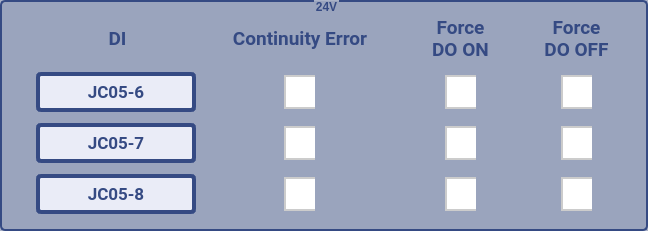
     <widget class="QGroupBox" name="groupBox_2">
      <property name="geometry">
       <rect>
        <x>10</x>
        <y>50</y>
        <width>648</width>
        <height>231</height>
       </rect>
      </property>
      <property name="styleSheet">
       <string notr="true">QGroupBox {
    font: 12pt &quot;Roboto&quot;;
    border: 2px solid rgb(53,74,131);
    border-radius: 5px;
   font-weight: bold;
   margin-top: 1ex;
background:color rgb(150,160,186,80%);
}

QGroupBox::title {
    subcontrol-position: top center;
    color: rgb(53,74,131);
  margin-top: -6ex;
 
}
</string>
      </property>
      <property name="title">
       <string>24V</string>
      </property>
      <widget class="QCheckBox" name="cbContErrHarnessDI1_OnOff_2">
       <property name="geometry">
        <rect>
         <x>561</x>
         <y>72</y>
         <width>31</width>
         <height>41</height>
        </rect>
       </property>
       <property name="font">
        <font>
         <pointsize>-1</pointsize>
        </font>
       </property>
       <property name="styleSheet">
        <string notr="true">QCheckBox {
    spacing: 18px; /* Adjust spacing between the checkbox and text */
    font-size: 28px; /* Set the font size */
    background-color: rgba(150, 160, 186, 1%); /* Background color */
 color:rgb(53,74, 131);
}

QCheckBox::indicator {
    width: 30px; /* Adjust the width of the checkbox indicator */
    height: 30px; /* Adjust the height of the checkbox indicator */
    border-radius: 30px; /* Make the indicator circular */
    border: 2px solid #cccccc; /* Add a border around the indicator */
color:rgb(53,74, 131);
}

QCheckBox::indicator:checked {
    background-color: #000000; /* Change the background color of the indicator when checked */
    border: 2px solid #ffffff; /* Add a border around the indicator when checked */
color:rgb(53,74, 131);
}

QCheckBox::indicator:unchecked {
    background-color: #ffffff; /* Change the background color of the indicator when unchecked */
color:rgb(53,74, 131);
}
</string>
       </property>
       <property name="text">
        <string/>
       </property>
      </widget>
      <widget class="QLabel" name="label_106">
       <property name="geometry">
        <rect>
         <x>536</x>
         <y>15</y>
         <width>81</width>
         <height>46</height>
        </rect>
       </property>
       <property name="font">
        <font>
         <family>Roboto</family>
         <pointsize>14</pointsize>
         <weight>75</weight>
         <bold>true</bold>
        </font>
       </property>
       <property name="styleSheet">
        <string notr="true">background:color rgb(150,160,186,1%);
color:rgb(53,74, 131);</string>
       </property>
       <property name="text">
        <string>Force
DO OFF</string>
       </property>
       <property name="alignment">
        <set>Qt::AlignCenter</set>
       </property>
      </widget>
      <widget class="QCheckBox" name="cbContErrHarnessDI1_OnOff">
       <property name="geometry">
        <rect>
         <x>445</x>
         <y>72</y>
         <width>31</width>
         <height>41</height>
        </rect>
       </property>
       <property name="font">
        <font>
         <pointsize>-1</pointsize>
        </font>
       </property>
       <property name="styleSheet">
        <string notr="true">QCheckBox {
    spacing: 18px; /* Adjust spacing between the checkbox and text */
    font-size: 28px; /* Set the font size */
    background-color: rgba(150, 160, 186, 1%); /* Background color */
 color:rgb(53,74, 131);
}

QCheckBox::indicator {
    width: 30px; /* Adjust the width of the checkbox indicator */
    height: 30px; /* Adjust the height of the checkbox indicator */
    border-radius: 30px; /* Make the indicator circular */
    border: 2px solid #cccccc; /* Add a border around the indicator */
color:rgb(53,74, 131);
}

QCheckBox::indicator:checked {
    background-color: #000000; /* Change the background color of the indicator when checked */
    border: 2px solid #ffffff; /* Add a border around the indicator when checked */
color:rgb(53,74, 131);
}

QCheckBox::indicator:unchecked {
    background-color: #ffffff; /* Change the background color of the indicator when unchecked */
color:rgb(53,74, 131);
}
</string>
       </property>
       <property name="text">
        <string/>
       </property>
      </widget>
      <widget class="QLabel" name="lblCorrectHDI2">
       <property name="geometry">
        <rect>
         <x>36</x>
         <y>123</y>
         <width>160</width>
         <height>40</height>
        </rect>
       </property>
       <property name="font">
        <font>
         <family>Roboto</family>
         <pointsize>13</pointsize>
         <weight>75</weight>
         <bold>true</bold>
        </font>
       </property>
       <property name="styleSheet">
        <string notr="true">background:rgb(234, 236, 247);
border: 4px solid rgb(53,74, 131);
color:rgb(53,74, 131);
border-radius:5px;



</string>
       </property>
       <property name="text">
        <string>JC05-7</string>
       </property>
       <property name="alignment">
        <set>Qt::AlignCenter</set>
       </property>
      </widget>
      <widget class="QCheckBox" name="cbContErrHarnessDO1">
       <property name="geometry">
        <rect>
         <x>284</x>
         <y>72</y>
         <width>31</width>
         <height>41</height>
        </rect>
       </property>
       <property name="font">
        <font>
         <pointsize>-1</pointsize>
        </font>
       </property>
       <property name="styleSheet">
        <string notr="true">QCheckBox {
    spacing: 18px; /* Adjust spacing between the checkbox and text */
    font-size: 28px; /* Set the font size */
    background-color: rgba(150, 160, 186, 1%); /* Background color */
 color:rgb(53,74, 131);
}

QCheckBox::indicator {
    width: 30px; /* Adjust the width of the checkbox indicator */
    height: 30px; /* Adjust the height of the checkbox indicator */
    border-radius: 30px; /* Make the indicator circular */
    border: 2px solid #cccccc; /* Add a border around the indicator */
color:rgb(53,74, 131);
}

QCheckBox::indicator:checked {
    background-color: #000000; /* Change the background color of the indicator when checked */
    border: 2px solid #ffffff; /* Add a border around the indicator when checked */
color:rgb(53,74, 131);
}

QCheckBox::indicator:unchecked {
    background-color: #ffffff; /* Change the background color of the indicator when unchecked */
color:rgb(53,74, 131);
}
</string>
       </property>
       <property name="text">
        <string/>
       </property>
      </widget>
      <widget class="QLabel" name="lblCorrectHDI1">
       <property name="geometry">
        <rect>
         <x>36</x>
         <y>72</y>
         <width>160</width>
         <height>40</height>
        </rect>
       </property>
       <property name="font">
        <font>
         <family>Roboto</family>
         <pointsize>13</pointsize>
         <weight>75</weight>
         <bold>true</bold>
        </font>
       </property>
       <property name="styleSheet">
        <string notr="true">background:rgb(234, 236, 247);
border: 4px solid rgb(53,74, 131);
color:rgb(53,74, 131);
border-radius:5px;



</string>
       </property>
       <property name="text">
        <string>JC05-6</string>
       </property>
       <property name="alignment">
        <set>Qt::AlignCenter</set>
       </property>
      </widget>
      <widget class="QLabel" name="label_105">
       <property name="geometry">
        <rect>
         <x>420</x>
         <y>15</y>
         <width>81</width>
         <height>46</height>
        </rect>
       </property>
       <property name="font">
        <font>
         <family>Roboto</family>
         <pointsize>14</pointsize>
         <weight>75</weight>
         <bold>true</bold>
        </font>
       </property>
       <property name="styleSheet">
        <string notr="true">background:color rgb(150,160,186,1%);
color:rgb(53,74, 131);</string>
       </property>
       <property name="text">
        <string>Force
DO ON</string>
       </property>
       <property name="alignment">
        <set>Qt::AlignCenter</set>
       </property>
      </widget>
      <widget class="QCheckBox" name="cbContErrHarnessDI2_OnOff_4">
       <property name="geometry">
        <rect>
         <x>445</x>
         <y>174</y>
         <width>31</width>
         <height>41</height>
        </rect>
       </property>
       <property name="font">
        <font>
         <pointsize>-1</pointsize>
        </font>
       </property>
       <property name="styleSheet">
        <string notr="true">QCheckBox {
    spacing: 18px; /* Adjust spacing between the checkbox and text */
    font-size: 28px; /* Set the font size */
    background-color: rgba(150, 160, 186, 1%); /* Background color */
 color:rgb(53,74, 131);
}

QCheckBox::indicator {
    width: 30px; /* Adjust the width of the checkbox indicator */
    height: 30px; /* Adjust the height of the checkbox indicator */
    border-radius: 30px; /* Make the indicator circular */
    border: 2px solid #cccccc; /* Add a border around the indicator */
color:rgb(53,74, 131);
}

QCheckBox::indicator:checked {
    background-color: #000000; /* Change the background color of the indicator when checked */
    border: 2px solid #ffffff; /* Add a border around the indicator when checked */
color:rgb(53,74, 131);
}

QCheckBox::indicator:unchecked {
    background-color: #ffffff; /* Change the background color of the indicator when unchecked */
color:rgb(53,74, 131);
}
</string>
       </property>
       <property name="text">
        <string/>
       </property>
      </widget>
      <widget class="QCheckBox" name="cbContErrHarnessDO2">
       <property name="geometry">
        <rect>
         <x>284</x>
         <y>123</y>
         <width>31</width>
         <height>41</height>
        </rect>
       </property>
       <property name="font">
        <font>
         <pointsize>-1</pointsize>
        </font>
       </property>
       <property name="styleSheet">
        <string notr="true">QCheckBox {
    spacing: 18px; /* Adjust spacing between the checkbox and text */
    font-size: 28px; /* Set the font size */
    background-color: rgba(150, 160, 186, 1%); /* Background color */
 color:rgb(53,74, 131);
}

QCheckBox::indicator {
    width: 30px; /* Adjust the width of the checkbox indicator */
    height: 30px; /* Adjust the height of the checkbox indicator */
    border-radius: 30px; /* Make the indicator circular */
    border: 2px solid #cccccc; /* Add a border around the indicator */
color:rgb(53,74, 131);
}

QCheckBox::indicator:checked {
    background-color: #000000; /* Change the background color of the indicator when checked */
    border: 2px solid #ffffff; /* Add a border around the indicator when checked */
color:rgb(53,74, 131);
}

QCheckBox::indicator:unchecked {
    background-color: #ffffff; /* Change the background color of the indicator when unchecked */
color:rgb(53,74, 131);
}
</string>
       </property>
       <property name="text">
        <string/>
       </property>
      </widget>
      <widget class="QLabel" name="lblCorrectHDI2_2">
       <property name="geometry">
        <rect>
         <x>36</x>
         <y>174</y>
         <width>160</width>
         <height>40</height>
        </rect>
       </property>
       <property name="font">
        <font>
         <family>Roboto</family>
         <pointsize>13</pointsize>
         <weight>75</weight>
         <bold>true</bold>
        </font>
       </property>
       <property name="styleSheet">
        <string notr="true">background:rgb(234, 236, 247);
border: 4px solid rgb(53,74, 131);
color:rgb(53,74, 131);
border-radius:5px;



</string>
       </property>
       <property name="text">
        <string>JC05-8</string>
       </property>
       <property name="alignment">
        <set>Qt::AlignCenter</set>
       </property>
      </widget>
      <widget class="QLabel" name="label_114">
       <property name="geometry">
        <rect>
         <x>214</x>
         <y>15</y>
         <width>172</width>
         <height>46</height>
        </rect>
       </property>
       <property name="font">
        <font>
         <family>Roboto</family>
         <pointsize>14</pointsize>
         <weight>75</weight>
         <bold>true</bold>
        </font>
       </property>
       <property name="styleSheet">
        <string notr="true">background:color rgb(150,160,186,0%);
color:rgb(53,74, 131);</string>
       </property>
       <property name="text">
        <string>Continuity Error</string>
       </property>
       <property name="alignment">
        <set>Qt::AlignCenter</set>
       </property>
      </widget>
      <widget class="QCheckBox" name="cbContErrHarnessDO2_2">
       <property name="geometry">
        <rect>
         <x>284</x>
         <y>174</y>
         <width>31</width>
         <height>41</height>
        </rect>
       </property>
       <property name="font">
        <font>
         <pointsize>-1</pointsize>
        </font>
       </property>
       <property name="styleSheet">
        <string notr="true">QCheckBox {
    spacing: 18px; /* Adjust spacing between the checkbox and text */
    font-size: 28px; /* Set the font size */
    background-color: rgba(150, 160, 186, 1%); /* Background color */
 color:rgb(53,74, 131);
}

QCheckBox::indicator {
    width: 30px; /* Adjust the width of the checkbox indicator */
    height: 30px; /* Adjust the height of the checkbox indicator */
    border-radius: 30px; /* Make the indicator circular */
    border: 2px solid #cccccc; /* Add a border around the indicator */
color:rgb(53,74, 131);
}

QCheckBox::indicator:checked {
    background-color: #000000; /* Change the background color of the indicator when checked */
    border: 2px solid #ffffff; /* Add a border around the indicator when checked */
color:rgb(53,74, 131);
}

QCheckBox::indicator:unchecked {
    background-color: #ffffff; /* Change the background color of the indicator when unchecked */
color:rgb(53,74, 131);
}
</string>
       </property>
       <property name="text">
        <string/>
       </property>
      </widget>
      <widget class="QCheckBox" name="cbContErrHarnessDI2_OnOff_3">
       <property name="geometry">
        <rect>
         <x>561</x>
         <y>174</y>
         <width>31</width>
         <height>41</height>
        </rect>
       </property>
       <property name="font">
        <font>
         <pointsize>-1</pointsize>
        </font>
       </property>
       <property name="styleSheet">
        <string notr="true">QCheckBox {
    spacing: 18px; /* Adjust spacing between the checkbox and text */
    font-size: 28px; /* Set the font size */
    background-color: rgba(150, 160, 186, 1%); /* Background color */
 color:rgb(53,74, 131);
}

QCheckBox::indicator {
    width: 30px; /* Adjust the width of the checkbox indicator */
    height: 30px; /* Adjust the height of the checkbox indicator */
    border-radius: 30px; /* Make the indicator circular */
    border: 2px solid #cccccc; /* Add a border around the indicator */
color:rgb(53,74, 131);
}

QCheckBox::indicator:checked {
    background-color: #000000; /* Change the background color of the indicator when checked */
    border: 2px solid #ffffff; /* Add a border around the indicator when checked */
color:rgb(53,74, 131);
}

QCheckBox::indicator:unchecked {
    background-color: #ffffff; /* Change the background color of the indicator when unchecked */
color:rgb(53,74, 131);
}
</string>
       </property>
       <property name="text">
        <string/>
       </property>
      </widget>
      <widget class="QCheckBox" name="cbContErrHarnessDI2_OnOff_2">
       <property name="geometry">
        <rect>
         <x>561</x>
         <y>123</y>
         <width>31</width>
         <height>41</height>
        </rect>
       </property>
       <property name="font">
        <font>
         <pointsize>-1</pointsize>
        </font>
       </property>
       <property name="styleSheet">
        <string notr="true">QCheckBox {
    spacing: 18px; /* Adjust spacing between the checkbox and text */
    font-size: 28px; /* Set the font size */
    background-color: rgba(150, 160, 186, 1%); /* Background color */
 color:rgb(53,74, 131);
}

QCheckBox::indicator {
    width: 30px; /* Adjust the width of the checkbox indicator */
    height: 30px; /* Adjust the height of the checkbox indicator */
    border-radius: 30px; /* Make the indicator circular */
    border: 2px solid #cccccc; /* Add a border around the indicator */
color:rgb(53,74, 131);
}

QCheckBox::indicator:checked {
    background-color: #000000; /* Change the background color of the indicator when checked */
    border: 2px solid #ffffff; /* Add a border around the indicator when checked */
color:rgb(53,74, 131);
}

QCheckBox::indicator:unchecked {
    background-color: #ffffff; /* Change the background color of the indicator when unchecked */
color:rgb(53,74, 131);
}
</string>
       </property>
       <property name="text">
        <string/>
       </property>
      </widget>
      <widget class="QCheckBox" name="cbContErrHarnessDI2_OnOff">
       <property name="geometry">
        <rect>
         <x>445</x>
         <y>123</y>
         <width>31</width>
         <height>41</height>
        </rect>
       </property>
       <property name="font">
        <font>
         <pointsize>-1</pointsize>
        </font>
       </property>
       <property name="styleSheet">
        <string notr="true">QCheckBox {
    spacing: 18px; /* Adjust spacing between the checkbox and text */
    font-size: 28px; /* Set the font size */
    background-color: rgba(150, 160, 186, 1%); /* Background color */
 color:rgb(53,74, 131);
}

QCheckBox::indicator {
    width: 30px; /* Adjust the width of the checkbox indicator */
    height: 30px; /* Adjust the height of the checkbox indicator */
    border-radius: 30px; /* Make the indicator circular */
    border: 2px solid #cccccc; /* Add a border around the indicator */
color:rgb(53,74, 131);
}

QCheckBox::indicator:checked {
    background-color: #000000; /* Change the background color of the indicator when checked */
    border: 2px solid #ffffff; /* Add a border around the indicator when checked */
color:rgb(53,74, 131);
}

QCheckBox::indicator:unchecked {
    background-color: #ffffff; /* Change the background color of the indicator when unchecked */
color:rgb(53,74, 131);
}
</string>
       </property>
       <property name="text">
        <string/>
       </property>
      </widget>
      <widget class="QLabel" name="label_103">
       <property name="geometry">
        <rect>
         <x>87</x>
         <y>15</y>
         <width>61</width>
         <height>46</height>
        </rect>
       </property>
       <property name="font">
        <font>
         <family>Roboto</family>
         <pointsize>14</pointsize>
         <weight>75</weight>
         <bold>true</bold>
        </font>
       </property>
       <property name="styleSheet">
        <string notr="true">background:color rgb(150,160,186,1%);
color:rgb(53,74, 131);</string>
       </property>
       <property name="text">
        <string>DI</string>
       </property>
       <property name="alignment">
        <set>Qt::AlignCenter</set>
       </property>
      </widget>
     </widget>
